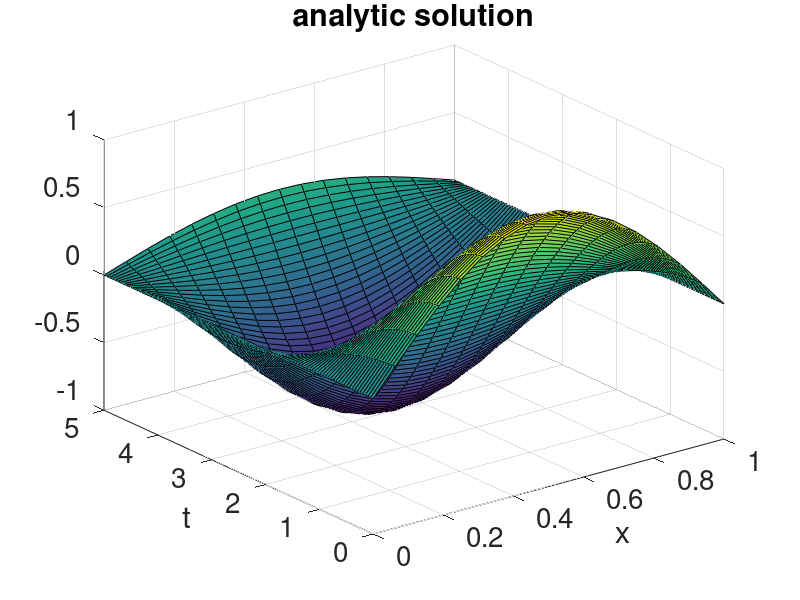

This chart was generated by the following MATLAB code: (Note: this script raises an error after producing the figure.)
%% problem to solve
% u_t - a*u_xx = b(x,t),  a > 0, x in [0,1], t in [0,T]
%      u(0,t)  = u(1,t) = 0,   t in [0,T]
%      u(x,0)  = sin(pi*x),    x in [0,1]
% with RHS b(x,t) = -sin(pi*x)(sin(t) - a*pi^2*cos(t))
%   => solution u(x,t) = sin(pi*x)*cos(t)
%
% discretization:
% ---------------
%  central FD in space
%  backward Euler in time
%   => (1/dt)*(u_{j,i} - u_{j,i-1}) - 
%          a/(dx^2)*(u_{j-1,i} - 2u_{j,i} + u_{j+1,i}) = b_{j,i}
%  <=> (1 + 2(a*dt/(dx^2)))u_{j,i} - (a*dt/(dx^2))(u_{j-1,i}+u_{j+1,i})
%         = u_{j,i-1} + dt*b_{j,i}
% for j = 0, ..., nx+1 and i = 1, ..., nt+1
% using the BCs, we have
%   u_{0,i} = u_{nx+1,i} = 0 for all i = 0,...,nt+1
% since these are homogeneous BCs, we only solve the system in the interior
% of the spatial domain, i.e., for j = 1, ..., nx.
% At each time step i = 1, ..., nt+1, we obtain the linear system
%   | 1+2ar   -ar                     | |  u_{1,i}   |   |  u_{1,i-1}   |
%   |  -ar   1+2ar  -ar               | |  u_{2,i}   |   |  u_{2,i-1}   |
%   |         ...   ...    ...        | |    ...     | = |     ...      |
%   |               -ar   1+2ar  -ar  | | u_{nx-1,i} |   | u_{nx-1,i-1} |
%   |                      -ar  1+2ar | |  u_{nx,i}  |   |  u_{nx,i-1}  |
%
%                                                        |  dt*b_{1,i}   |
%                                                        |  dt*b_{2,i}   |
%                                                        |     ...       |
%                                                        | dt*b_{nx-1,i} |
%                                                        |  dt*b_{nx,i}  |
% with r = (dt/dx^2), which we denote by 
%     Mu_i = u_{i-1} + dt*b_i.
% This leads to the time-stepping problem
%     u_i = M^{-1}(u_{i-1} + dt*b_i)
% which is implemented as time integrator function Phi
%     u_i = Phi(u_{i-1}, t_{i}, t_{i-1}, app)

%% plot options
options_plot   = {'LineWidth',3,'MarkerSize',14};
options_labels = {'FontSize',20};

%% problem parameters
a  = 1;                    % diffusion coefficient
T  = 5;                    % final time
nt = 100;                  % number of time steps
t  = linspace(0,T,nt+1)';  % time domain
dt = T/nt;                 % time-step size
X  = 1;                    % interval bound of spatial domain
nx = 16;                   % number of dofs in space
dx = X/nx;                 % spatial step size
x  = linspace(0,1,nx+1)';  % spatial domain 

% right-hand side
app.b = @(x,t) (-sin(pi*x)*(sin(t) - a*pi^2*cos(t)));

% analytic solution
app.u_exact = zeros(nx+1,nt+1);
for j = 1:nx+1
    for i = 1:nt+1
        app.u_exact(j,i) = sin(pi*x(j))*cos(t(i));
    end
end
figure;
surf(x,t,app.u_exact');
title('analytic solution')
xlabel('x'); ylabel('t');
set(gca,options_labels{:})

%% MGRIT parameters
m     = 2;                 % coarsening factor
L     = 2;                 % number of grid levels
maxit = 10;                % maximum number of iterations
tol   = 1e-7;              % stopping tolerance

% time values at each grid level
tc = cell(L,1);
for l=1:L
    tc{l} = t(1:m^(l-1):end);
end

% setup matrix that acts in space for time integrator Phi
app.M = cell(L,1);
e     = ones(nx-1,1);
for l=1:L
    r         = (dt*m^(l-1))/(dx^2);
    app.M{l}  = spdiags([-a*r*e (1+2*a*r)*e -a*r*e], -1:1, nx-1, nx-1);
end

% time integrator
Phi = @(ustart, tstop, tstart, app, l) ...
          (app.M{l}\(ustart + (tstop-tstart)*app.b(x(2:end-1),tstop)));
                                      
% solution and FAS right-hand side on each grid level - without boundary
% dofs!
u = cell(L,1);
v = cell(L,1);
g = cell(L,1);
for l=1:L
    u{l} = zeros(nx-1,numel(tc{l}));
    v{l} = zeros(size(u{l}));
    g{l} = zeros(size(u{l}));
end
% initial condition
for j = 1:nx-1
    u{1}(j,1) = sin(pi*x(j+1));
end

% residual at each iteration
res  = zeros(1,maxit+1);
iter = maxit;

% compute initial space-time residual
% solve A(u) = g with
%      |   I                |
%  A = | -Phi   I           |
%      |       ...   ...    |
%      |            -Phi  I | 
% where Phi propagates u_{i-1} from t = t_{i-1} to t = t_i:
%    u_i = Phi(u_{i-1}) (including forcing from RHS of PDE)
% and with
%    g = (u_0 0 ... 0)^T
%
% The residual can be computed by
%  r_i = Phi(u_{i-1}) - u_i, i = 1, .... nt,
%  r_0 = 0
r = zeros(size(u{1}));
for i=2:length(t)
    r(:,i) = Phi(u{1}(:,i-1),t(i),t(i-1),app,1) - u{1}(:,i);
end
res(1) = norm(r);
fprintf(1,'iter  0: norm(r) = %e\n', res(1));

%% MGRIT iterations
for nu = 1:maxit
    [u,v,g] = mgrit(1,L,u,v,g,Phi,app,m,tc,nu);
    
    % compute space-time residual
    r = zeros(size(u{1}));
    for i=2:length(t)
        r(:,i) = Phi(u{1}(:,i-1),t(i),t(i-1),app,1) - u{1}(:,i);
    end
    res(nu+1) = norm(r);
    fprintf(1,'iter %2d: norm(r) = %e\n', nu, res(nu+1));
    if res(nu+1) < tol
        iter = nu;
        break;
    end
end

%% plot residual reduction
figure;
semilogy(0:iter,res(1:iter+1),'*-',options_plot{:});
title([int2str(L),'-level MGRIT'])
set(gca,options_labels{:})

%% plot solution
% first add (zero) boundary
u_comp = zeros(numel(x),numel(tc{1}));
u_comp(2:nx,:) = u{1};
figure;
surf(x,t,u_comp');
title('computed solution')
xlabel('x'); ylabel('t');
set(gca,options_labels{:})

